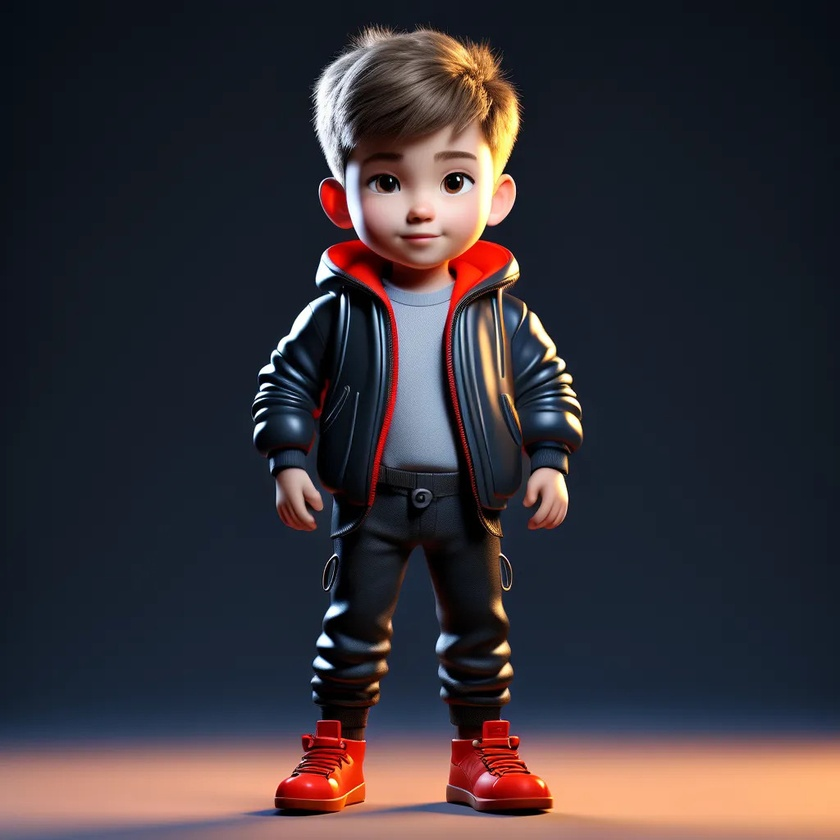
#> input picture input.jpg, 840 x 840 px, shrunk from 1024 x 1024 before the run
$ python image_processing_assignment.py input.jpg
#> lines starting #> are read from the running program, lines starting #| are printed output that depends on the picture; after the words box and inside, x2 and y2 are one past the last pixel; in counts of white or black regions, pixels touching at a corner belong together
import cv2
import numpy as np
import sys
import os
# Convert to grayscale if the image is not already grayscale
def convert_to_grayscale(image):
    """Convert color image to grayscale if it's not already grayscale"""
    if len(image.shape) == 3:
        return cv2.cvtColor(image, cv2.COLOR_BGR2GRAY)
    return image

def reduce_intensity_levels(image, levels):
    # Convert to grayscale first for proper intensity level reduction
    gray_image = convert_to_grayscale(image)

    # levels must be a power of 2
    if levels < 2 or (levels & (levels - 1)) != 0:
        raise ValueError("Levels must be a power of 2 and >= 2")

    factor = 256 // levels
    reduced = (gray_image // factor) * factor
    return reduced.astype(np.uint8)

def average_filter(image, ksize):
    return cv2.blur(image, (ksize, ksize))

def rotate_image(image, angle):
    (h, w) = image.shape[:2]
    center = (w // 2, h // 2)
    M = cv2.getRotationMatrix2D(center, angle, 1.0)
    cos = np.abs(M[0, 0])
    sin = np.abs(M[0, 1])
    # compute the new bounding dimensions of the image
    nW = int((h * sin) + (w * cos))
    nH = int((h * cos) + (w * sin))
    # adjust the rotation matrix to take into account translation
    M[0, 2] += (nW / 2) - center[0]
    M[1, 2] += (nH / 2) - center[1]
    return cv2.warpAffine(image, M, (nW, nH))

def block_average_strict(image, block_size):
    h, w = image.shape[:2]
    out = image.copy()
    for y in range(0, h - block_size + 1, block_size):
        for x in range(0, w - block_size + 1, block_size):
            block = image[y:y+block_size, x:x+block_size]
            avg = np.mean(block, axis=(0,1), dtype=np.float32)
            out[y:y+block_size, x:x+block_size] = avg.astype(np.uint8)
    return out

def parse_levels_arg():
    # Parse optional intensity levels from command line (multiple values allowed)
    if '--levels' in sys.argv:
        idx = sys.argv.index('--levels')
        levels = []
        i = idx + 1
        while i < len(sys.argv) and sys.argv[i].isdigit():
            val = int(sys.argv[i])
            if val < 2 or (val & (val - 1)) != 0:
                print(f"Error: {val} is not a power of 2 >= 2.")
                sys.exit(1)
            levels.append(val)
            i += 1
        if not levels:
            print("Error: --levels must be followed by one or more power of 2 integers >= 2.")
            sys.exit(1)
        return levels
    return [2, 4, 8, 16, 32, 64, 128, 256]

def main():
    if len(sys.argv) < 2:
        print("Usage: python image_processing_assignment.py <image_path> [--levels <power_of_2> ...]")
        sys.exit(1)
    image_path = sys.argv[1]
    if not os.path.exists(image_path):
        print(f"Image file {image_path} does not exist.")
        sys.exit(1)
    image = cv2.imread(image_path)
#> image is the input picture: shape (840, 840, 3); mean B, G, R 56, 49.9, 55.6
    if image is None:
        print(f"Failed to load image {image_path}.")
        sys.exit(1)
    base = os.path.splitext(os.path.basename(image_path))[0]

    # 1. Intensity reduction: user-specified or default
    # Note: Images are converted to grayscale for intensity level reduction
    levels_list = parse_levels_arg()
    for levels in levels_list:
        reduced_gray = reduce_intensity_levels(image, levels)
        out_path_gray = f"{base}_reduced_{levels}.png"
        cv2.imwrite(out_path_gray, reduced_gray)
        print(f"Saved: {out_path_gray} (grayscale, {levels} intensity levels)")
#> this loop made 8 passes
#> pass 1, in reduce_intensity_levels, `gray_image = convert_to_grayscale(image)`:
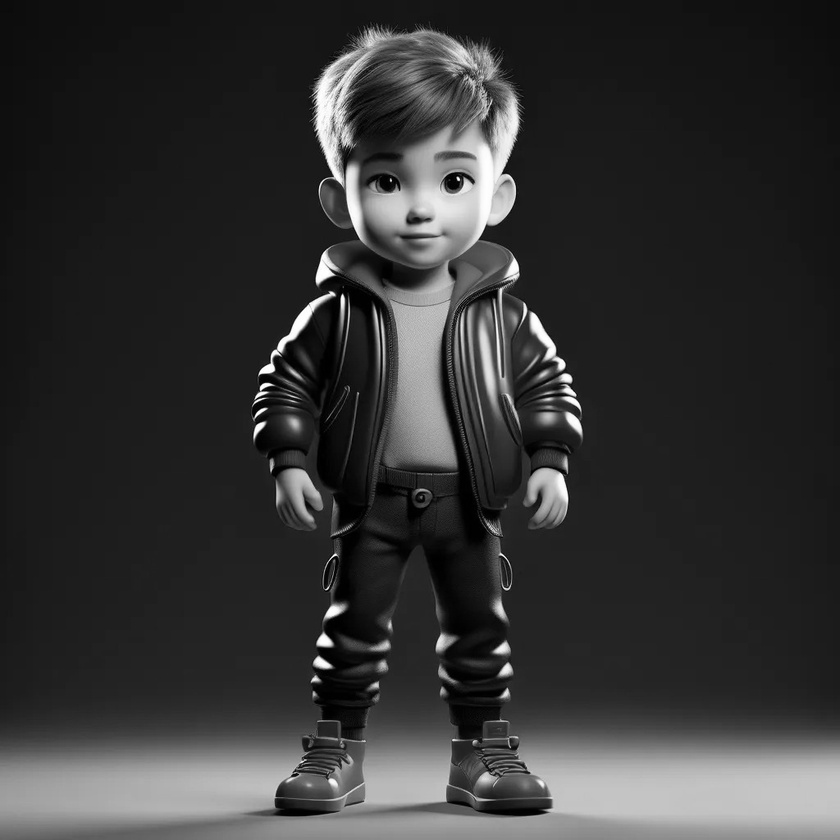
#> gray_image: shape (840, 840); min 0, max 255, mean 52.3
#> pass 1, in reduce_intensity_levels, `reduced = (gray_image // factor) * factor`:
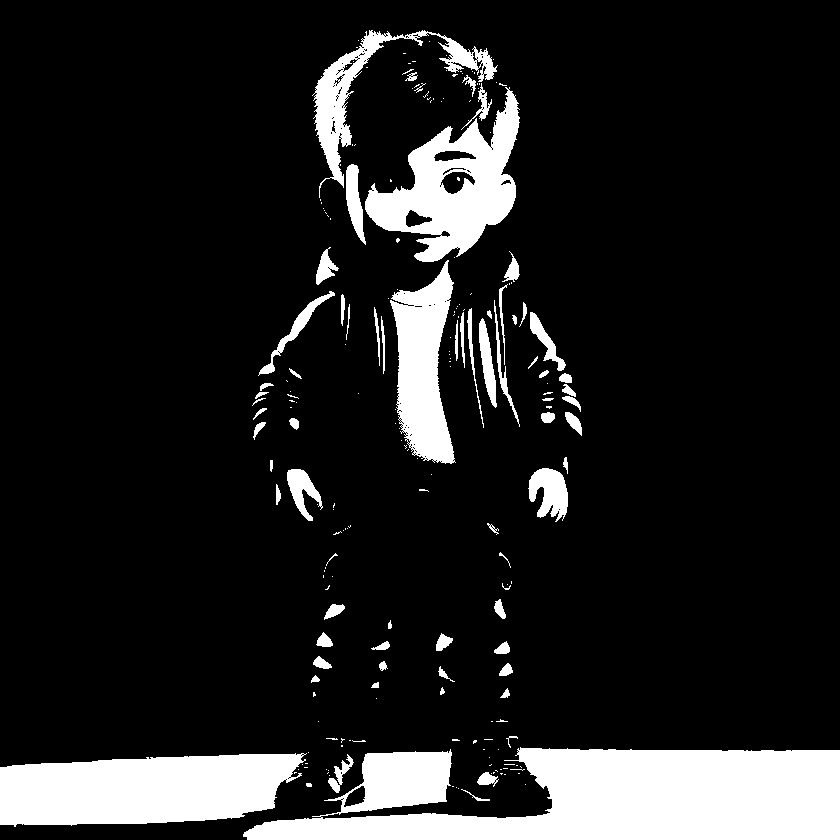
#> reduced: shape (840, 840); values 0 (black) and 128 (white), 13.3% white; 215 white regions (144 under 20 px), largest, box (x1, y1, x2, y2) and area: (243, 747, 840, 840) 38880, (0, 753, 307, 827) 17862, (365, 87, 520, 262) 11915
#> pass 3, in reduce_intensity_levels (call 3), `reduced = (gray_image // factor) * factor`:
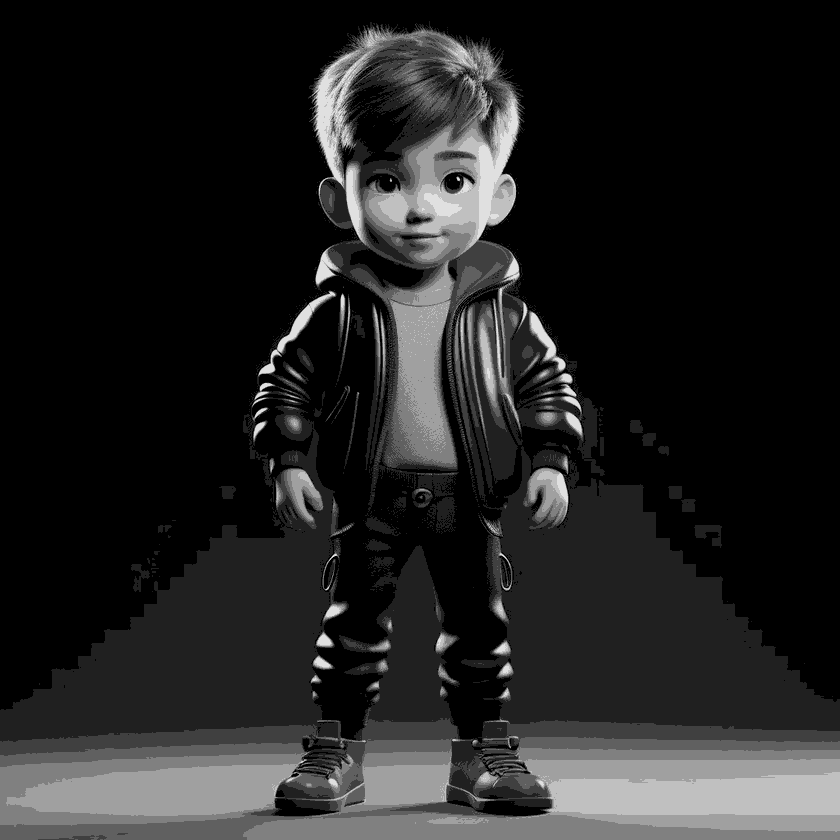
#> reduced: shape (840, 840); min 0, max 224, mean 33.8

    # 2. Average filter: 3x3, 10x10, 20x20
    for k in [3, 10, 20]:
        avg = average_filter(image, k)
        out_path = f"{base}_avg_{k}x{k}.png"
        cv2.imwrite(out_path, avg)
        print(f"Saved: {out_path}")
#> this loop made 3 passes
#> pass 3, in main, `avg = average_filter(image, k)`:
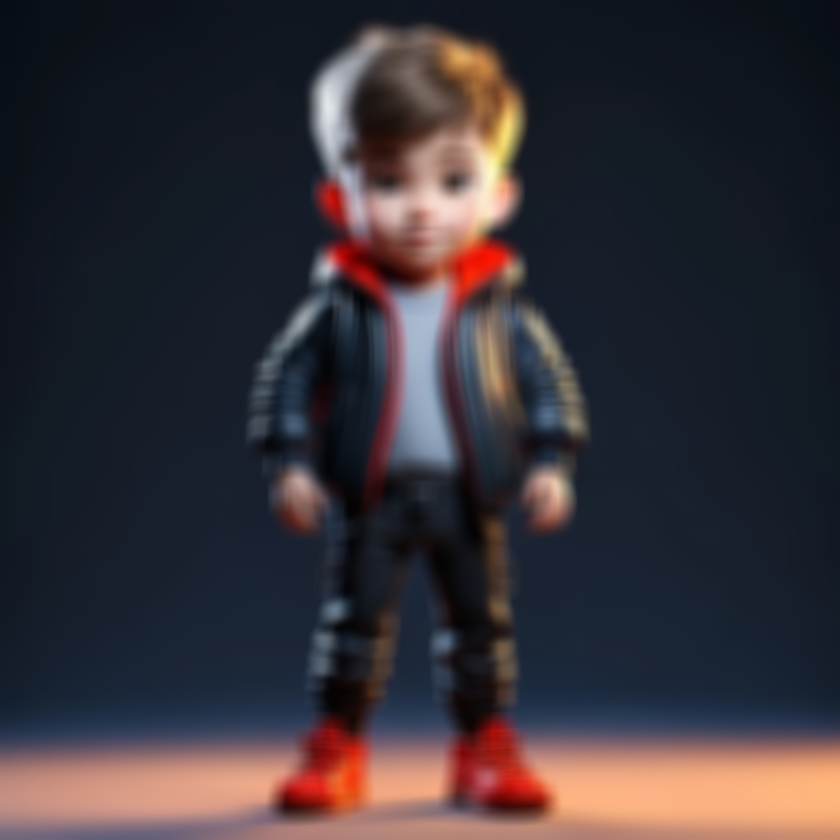
#> avg: shape (840, 840, 3); mean B, G, R 55.9, 49.8, 55.5

    # 3. Rotation: 45 and 90 degrees
    for angle in [45, 90]:
        rot = rotate_image(image, angle)
        out_path = f"{base}_rot_{angle}.png"
        cv2.imwrite(out_path, rot)
        print(f"Saved: {out_path}")
#> this loop made 2 passes
#> (cos in rotate_image, sin in rotate_image, nW in rotate_image, nH in rotate_image) on pass 1: (0.707, 0.707, 1187, 1187)
#> (sin in rotate_image, nW in rotate_image, nH in rotate_image) on pass 2: (1, 840, 840)
#> pass 1, in main, `rot = rotate_image(image, angle)`:
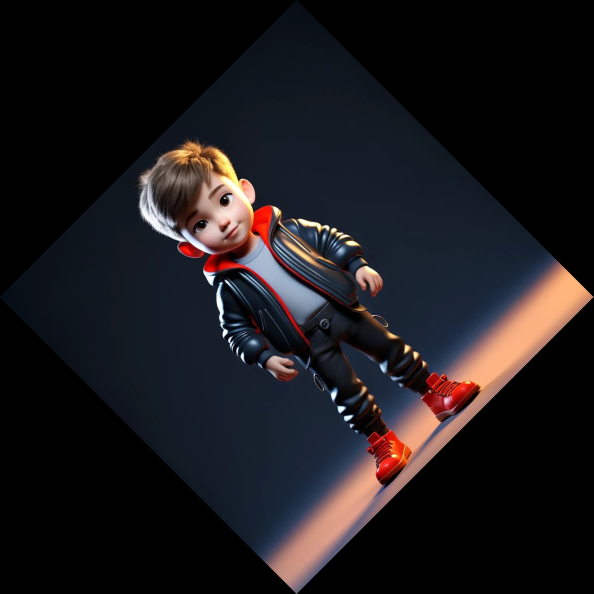
#> rot: shape (1187, 1187, 3) (shown at 1/2 size); mean B, G, R 28, 25, 27.8
#> pass 2, in main, `rot = rotate_image(image, angle)`:
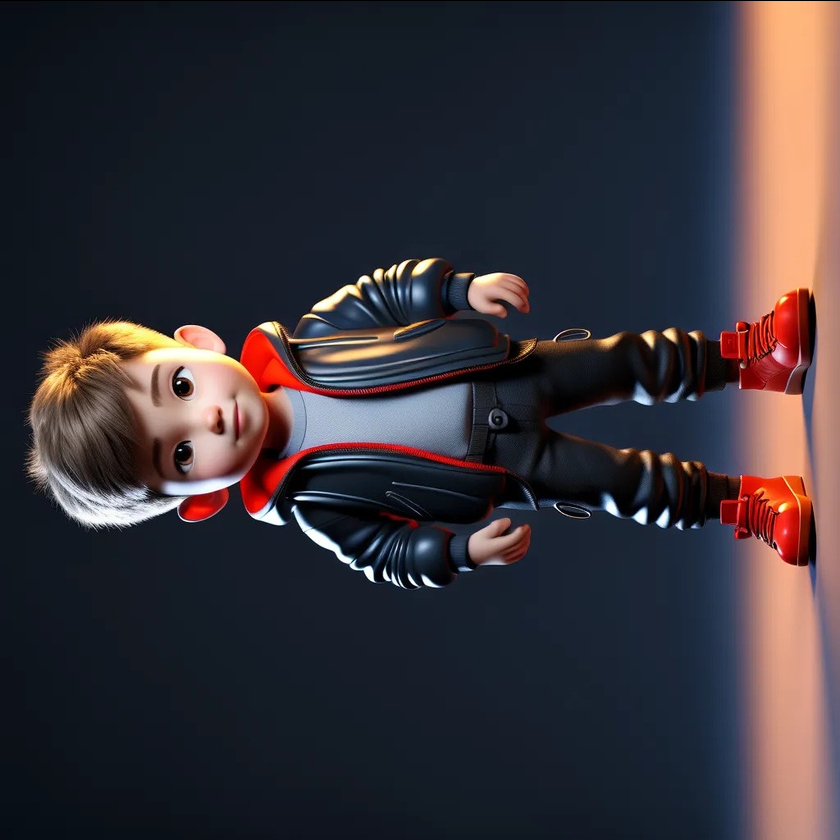
#> rot: shape (840, 840, 3); mean B, G, R 55.9, 49.9, 55.5

    # 4. Block average: 3x3, 5x5, 7x7 (strict, ignore incomplete blocks)
    for b in [3, 5, 7]:
        blk = block_average_strict(image, b)
        out_path = f"{base}_block_{b}x{b}.png"
        cv2.imwrite(out_path, blk)
        print(f"Saved: {out_path}")
#> this loop made 3 passes
#> pass 3, in main, `blk = block_average_strict(image, b)`:
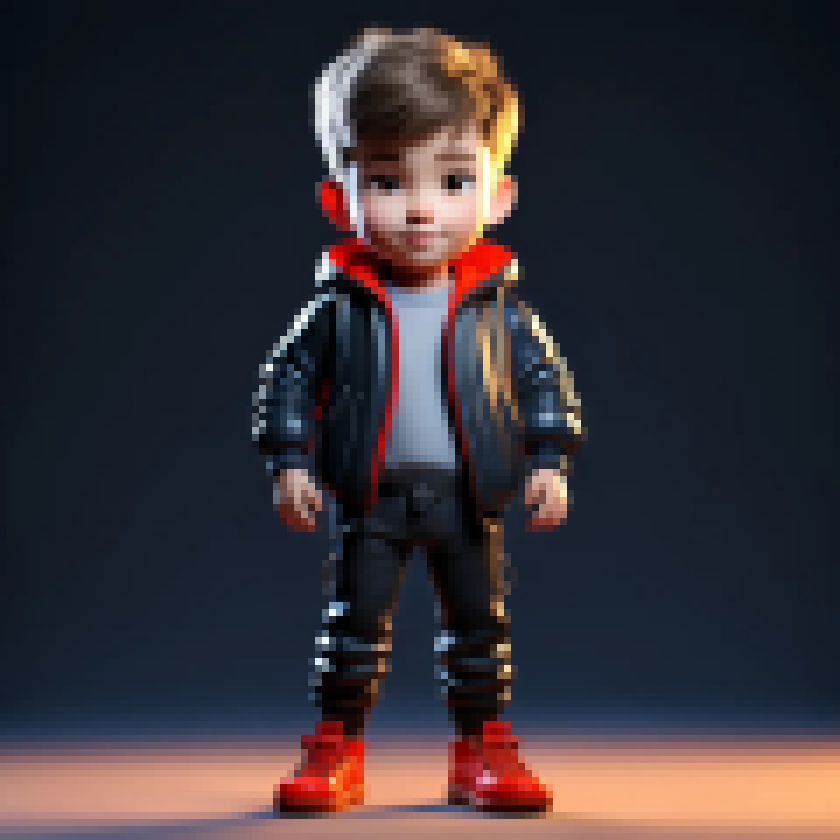
#> blk: shape (840, 840, 3); mean B, G, R 55.6, 49.5, 55.2


if __name__ == "__main__":
    main()
